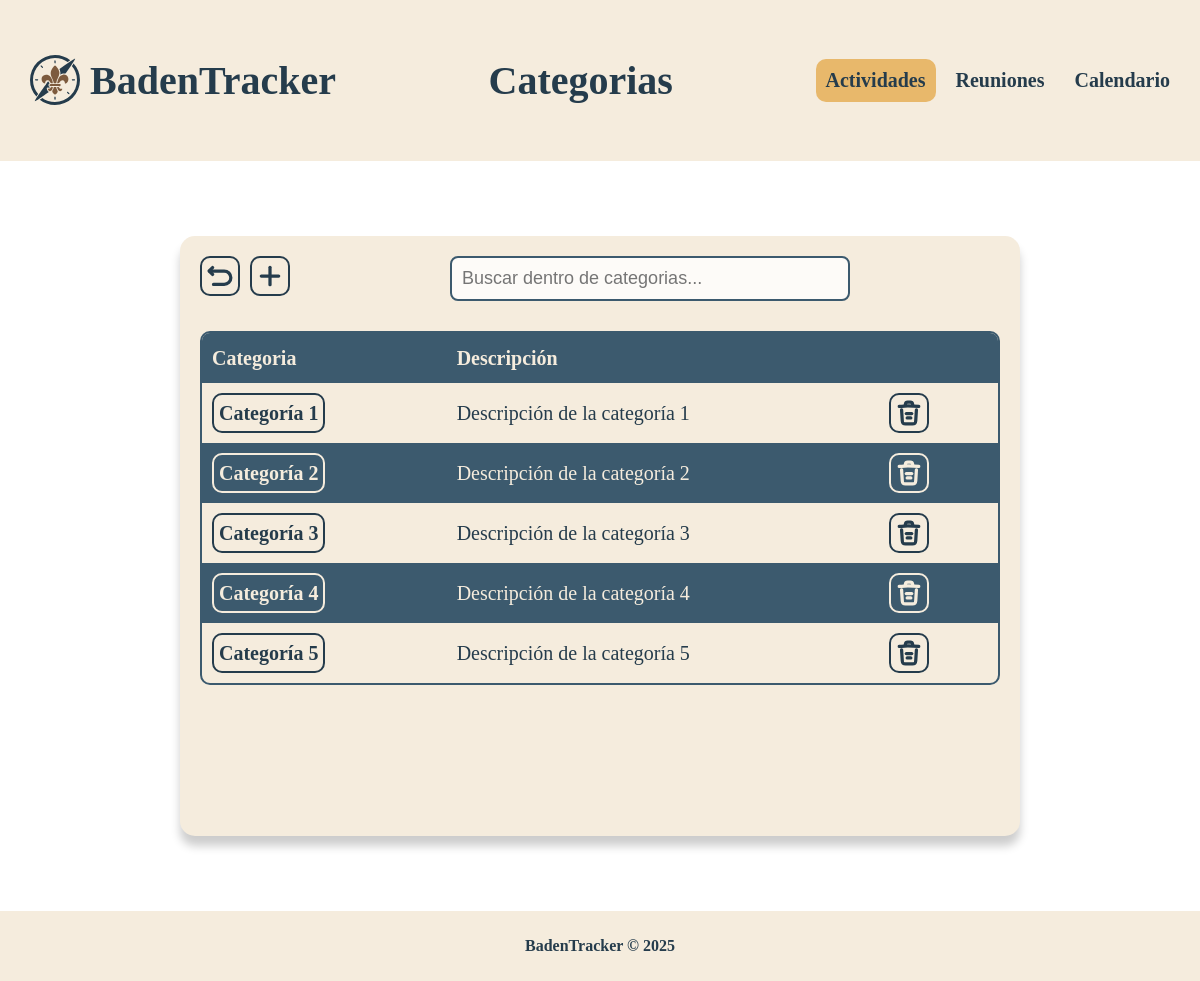
/actividades/categorias/index.php, run on an earlier commit of the app's database.
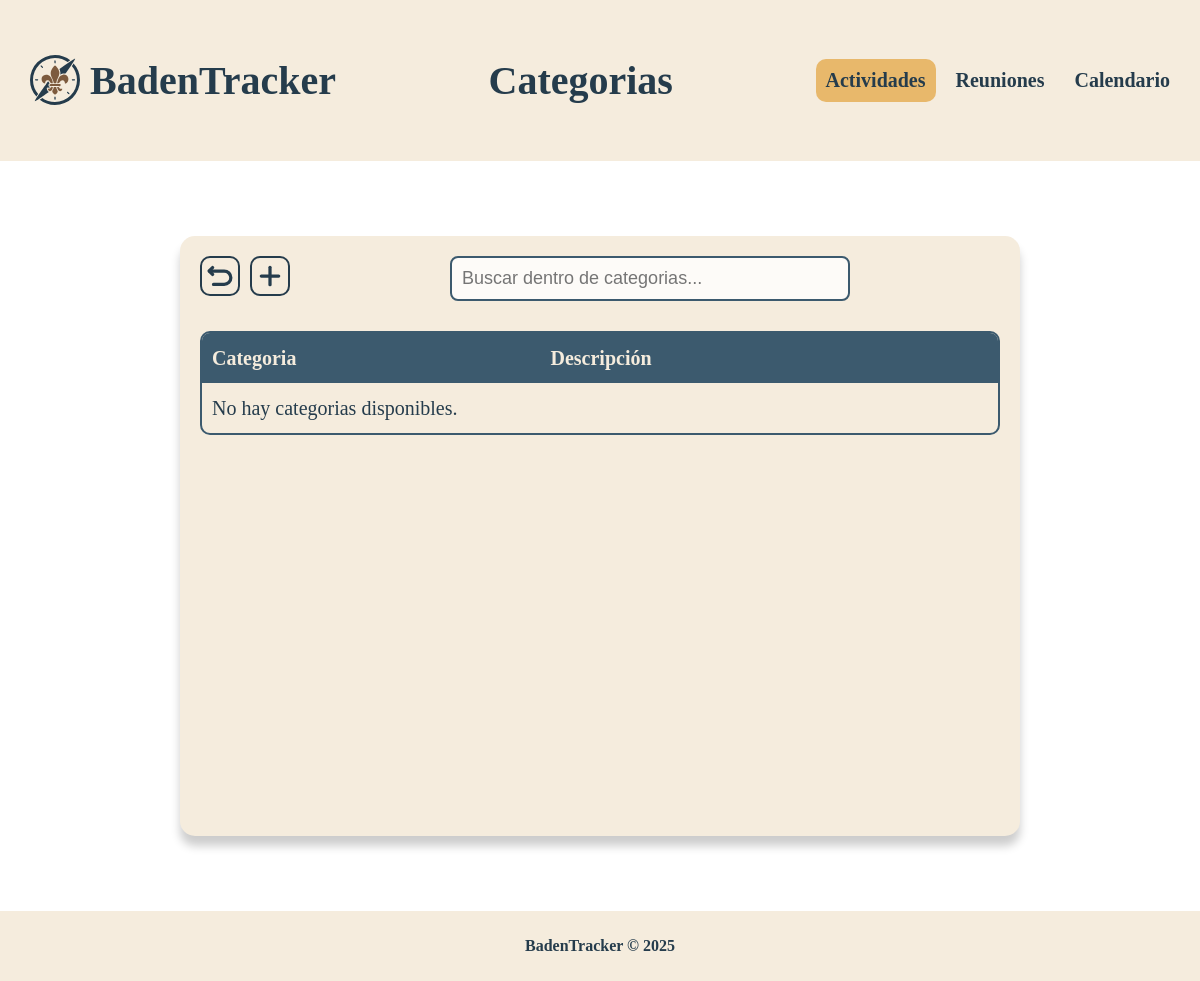
And on a later commit of the database.
### tables this page shows
CREATE TABLE IF NOT EXISTS cat(  
    cat_id      int         NOT NULL PRIMARY KEY AUTO_INCREMENT COMMENT 'Primary Key',
    cat_name    varchar(50) NOT NULL UNIQUE                     COMMENT 'Category Name',
    cat_desc    varchar(255)                                    COMMENT 'Category Description'
);

### .res/funct/funct.php (called while the page is built, shortened)
<?php
function linkDB ():mysqli  {
    $servername = "localhost";
    $database = "badentracker";
    $username = "root";
    $password = "";
    return new mysqli($servername, $username, $password, $database);
}
?>

### actividades/categorias/index.php (the view, shortened to what this page needs)
<?php
require "../../.res/funct/funct.php";
include "../../.res/templates/header.php";
$sql = "
SELECT
    cat.cat_id,
    cat.cat_name,
    cat.cat_desc
FROM cat
";
$query = linkDB() -> query($sql);
?>
<main>
    <a class="but align-left" href="../" title="Volver a Actividades">
    </a>
    <a class="but align-left" href="new" with="50px" aling="left" title="Crear categoría">
        <svg width="400" height="400" viewBox="0 0 12 12" xmlns="http://www.w3.org/2000/svg">
        <path
            d="m 2,6 h 8"
            stroke-width="1.5"
            stroke-linecap="round"
            stroke-linejoin="round"
            id="path1" />
        <path
            d="M 6,10 V 2"
            stroke-width="1.5"
            stroke-linecap="round"
            stroke-linejoin="round"
            id="path2" />
        </svg>
    </a>
    <input type="text" id="searchInput" placeholder="Buscar dentro de categorias..." class="search-input">
    <br><br>
    <table class="table-main">
        <tr>
            <th data-sortable="true">Categoria</th>
            <th data-sortable="true">Descripción</th>
            <th></th>
        </tr>
        <?php if ($query->num_rows > 0) {
            while ($row = $query->fetch_assoc()) {
                echo "<tr>";
                echo
                    "<td>
                        <a class=but  href='categoria?id=" . $row["cat_id"] . "'>" .
                            $row["cat_name"] .
                            "</a>
                    </td>";
                echo "<td>" . $row["cat_desc"] . "</td>";
                ?>
                <td>
                    <a class="but align-left" href="categoria/delete.php?id=<?php echo $row["cat_id"];?> " title="Borrar categoria" onclick="return confirm('¿Estás seguro de que deseas borrar este categoria?');">
                    </a>
                </td>
                <?php
                echo "</tr>";
            }
        } else {
            echo "<tr><td colspan='7'>No hay categorias disponibles.</td></tr>";
        } ?>
    </table>
</main>
<?php
include "../../.res/templates/footer.php";
?>

What changed in the data, as far as the page shows it:
removed cat: cat_name "Categoría 1", cat_desc "Descripción de la categoría 1"
removed cat: cat_name "Categoría 2", cat_desc "Descripción de la categoría 2"
removed cat: cat_name "Categoría 3", cat_desc "Descripción de la categoría 3"
removed cat: cat_name "Categoría 4", cat_desc "Descripción de la categoría 4"
removed cat: cat_name "Categoría 5", cat_desc "Descripción de la categoría 5"
Also different on the page:
text now shown: "No hay categorias disponibles."
